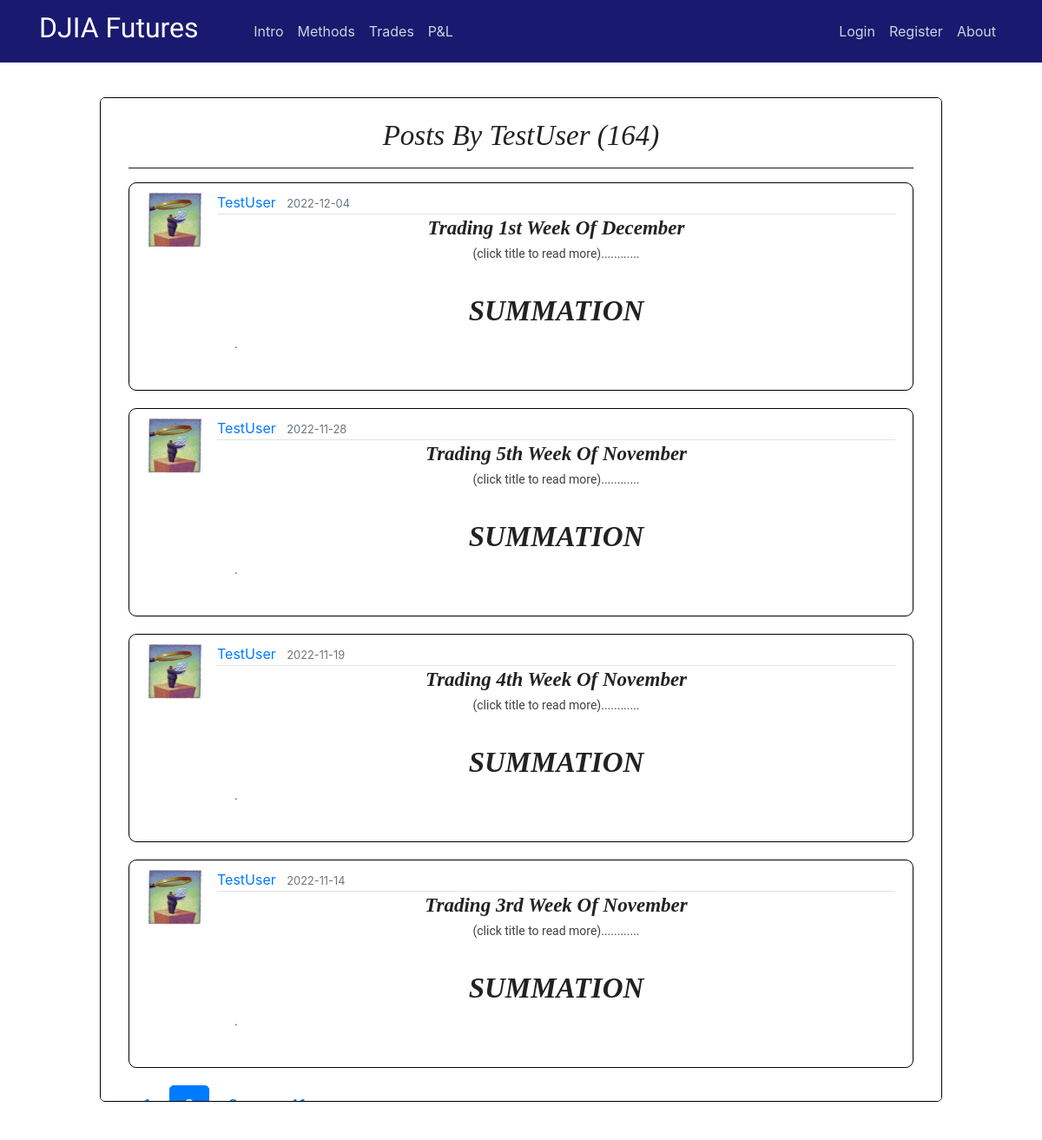
The app's page /user/TestUser?page=2 with its own data.
### flaskblog/models.py (models this page shows, shortened)
class User(db.Model, UserMixin):
    id = db.Column(db.Integer, primary_key=True)
    username = db.Column(db.String(20), unique=True, nullable=False)
    email = db.Column(db.String(120), unique=True, nullable=False)
    image_file = db.Column(db.String(20), nullable=False, default='default.jpg')
    password = db.Column(db.String(60), nullable=False)
    posts = db.relationship('Post', backref='author', lazy=True)

class Post(db.Model):
    id = db.Column(db.Integer, primary_key=True)
    title = db.Column(db.String(100), nullable=False)
    date_posted = db.Column(db.DateTime, nullable=False, default=datetime.utcnow)
    content = db.Column(db.Text, nullable=False)
    user_id = db.Column(db.Integer, db.ForeignKey('user.id'), nullable=False)
    teaser_title = db.Column(db.Text, nullable=True)
    teaser_details = db.Column(db.Text, nullable=True)
    teaser_caption = db.Column(db.Text, nullable=True)
    teaser_img = db.Column(db.Text, nullable=True)
    teaser_content = db.Column(db.Text, nullable=True)
    teaser_wkid = db.Column(db.Text, nullable=True)

### flaskblog/users/routes.py (the view)
@users.route("/user/<string:username>")
def user_posts(username):
    page = request.args.get('page', 1, type=int)
    user = User.query.filter_by(username=username).first_or_404()
    posts = Post.query.filter_by(author=user)\
        .order_by(Post.date_posted.desc())\
        .paginate(page=page, per_page=4)
    return render_template('user_posts.html', posts=posts, user=user)

### flaskblog/templates/user_posts.html
{% extends "layout.html" %}
{% block content %}
<div class="intro-page" style="height: 77vh;overflow: auto;">
  <div class="intro-inner-div" style="height:auto;background-color:white;border-radius:5px;">
    <center><br><h1 class="hero-header">Posts by {{ user.username }} ({{ posts.total }})</h1><hr></center>
    {% for post in posts.items %}
        <article class="media content-section" style="max-height:280px;">
          <img class="article-img" src="{{ url_for('static', filename='profile_pics/' + post.author.image_file) }}">
          <div class="media-body">
            <div class="article-metadata">
              <a class="mr-2" href="{{ url_for('users.user_posts', username=post.author.username) }}">{{ post.author.username }}</a>
              <small class="text-muted">{{ post.date_posted.strftime('%Y-%m-%d') }}</small>
            </div>
            <center><a href="{{ url_for('posts.post', post_id=post.id) }}"><h3 class="hero-header"><b>{{ post.title }}</b></h3></a>
            <p class="teaser-content" >(click title to read more)............</p></center>
            <p class="teaser-content" ><div style="overflow:hidden;max-height:120px;">
              {{ post.content|safe }}
            </p>
        </article>
    {% endfor %}
    {% for page_num in posts.iter_pages(left_edge=1, right_edge=1, left_current=1, right_current=2) %}
      {% if page_num %}
        {% if posts.page == page_num %}
          <a class="btn btn-primary btn-lg mb-8" href="{{ url_for('users.user_posts', username=user.username, page=page_num) }}">{{ page_num }}</a>
        {% else %}
          <a class="btn btn-primary-info btn-lg mb-8" href="{{ url_for('users.user_posts', username=user.username, page=page_num) }}">{{ page_num }}</a>
        {% endif %}
      {% else %}
        ...
      {% endif %}
    {% endfor %}
  </div>
</div>
{% endblock content %}

### flaskblog/static/main.css (style rules this page uses)
body { margin-top: 5rem; }
._backdrop { background: url(img/stocks.jpg) no-repeat center center fixed; -webkit-background-size: cover; -moz-background-size: cover; -o-background-size: cover; background-size: cover; }
.adjust-doc-border-intro { padding-right: 20px; padding-left: 20px; padding-top: 20px; padding-bottom: 20px; }
.intro-page { border-radius: 6px; border: 1px solid black; background-color: white; padding-right: 12px; padding-left: 12px; }
.intro-inner-div { height: 75vh; overflow: auto; padding-right: 20px; padding-left: 20px; }
.doc-clear { clear: both; display: block; }
hr { margin-top: 1rem; margin-bottom: 1rem; border: 0; border-top: 1px solid rgba(0, 0, 0, 0.89); }
p.teaser-content { color: #414141; font-size: 14px; font-family: 'Roboto', Arial, 'Helvetica Neue', Helvetica, sans-serif; line-height: 1.5; }
.content-section { background: #ffffff; padding: 10px 20px; border: 1px solid #000000; border-radius: 9px; margin-bottom: 20px; }
.article-img { height: 65px; width: 65px; margin-right: 16px; }
.article-metadata { padding-bottom: 1px; margin-bottom: 4px; border-bottom: 1px solid #e3e3e3 }

### flaskblog/static/study.css (style rules this page uses)
h1.hero-header { color: #222; text-transform: capitalize; font-weight: 400; font-style: italic; font-size: 28px; font-family: Baskerville, 'Baskerville Old Face', 'Hoefler Text', Garamond, 'Times New Roman', serif; }
h3.hero-header { color: #222; text-transform: capitalize; font-weight: 400; font-style: italic; font-size: 28px; font-family: Baskerville, 'Baskerville Old Face', 'Hoefler Text', Garamond, 'Times New Roman', serif; }
h3 { font-weight: 700; line-height: 1; }
@media screen and (min-width: 25rem) { h1.hero-header { font-size: 33px; } }
@media screen and (min-width: 25rem) { h3.hero-header { font-size: 23px; } }

### flaskblog/static/modal.css (style rules this page uses)
img { margin-bottom: -4px; }

### records on screen
User: username "TestUser"
Post: image_file (picture), author.username "TestUser", date_posted "2022-12-04", title "Trading 1st Week Of December", content "SUMMATION ."
Post: image_file (picture), author.username "TestUser", date_posted "2022-11-28", title "Trading 5th Week Of November", content "SUMMATION ."
Post: image_file (picture), author.username "TestUser", date_posted "2022-11-19", title "Trading 4th Week Of November", content "SUMMATION ."
Post: image_file (picture), author.username "TestUser", date_posted "2022-11-14", title "Trading 3rd Week Of November", content "SUMMATION ."

### other values on screen
{{ posts.total }} "164"
